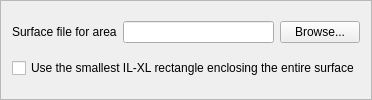
         <widget class="QFrame" name="areaFileFrame">
          <property name="frameShape">
           <enum>QFrame::StyledPanel</enum>
          </property>
          <property name="frameShadow">
           <enum>QFrame::Raised</enum>
          </property>
          <layout class="QGridLayout" name="gridLayout_11">
           <item row="1" column="1">
            <layout class="QHBoxLayout" name="horizontalLayout_16">
             <item>
              <widget class="QLabel" name="areaFileLabel">
               <property name="toolTip">
                <string>&lt;qt&gt;Storm surface file defining the lateral extent of the inversion volume.</string>
               </property>
               <property name="text">
                <string>Surface file for area</string>
               </property>
               <property name="buddy">
                <cstring>areaSurfaceLineEdit</cstring>
               </property>
              </widget>
             </item>
             <item>
              <widget class="QLineEdit" name="areaSurfaceLineEdit">
               <property name="toolTip">
                <string>&lt;qt&gt;Storm surface file defining the lateral extent of the inversion volume.</string>
               </property>
              </widget>
             </item>
             <item>
              <widget class="QPushButton" name="areaSurfaceFileBrowsePushButton">
               <property name="toolTip">
                <string>&lt;qt&gt;Storm surface file defining the lateral extent of the inversion volume.</string>
               </property>
               <property name="text">
                <string>Browse...</string>
               </property>
              </widget>
             </item>
            </layout>
           </item>
           <item row="2" column="1">
            <widget class="QCheckBox" name="surfaceSnapCheckBox">
             <property name="toolTip">
              <string>Find the smallest rectangular IL-XL box enclosing the entire surface and do the inversion using these IL-XL values. </string>
             </property>
             <property name="text">
              <string>Use the smallest IL-XL rectangle enclosing the entire surface</string>
             </property>
            </widget>
           </item>
          </layout>
         </widget>
